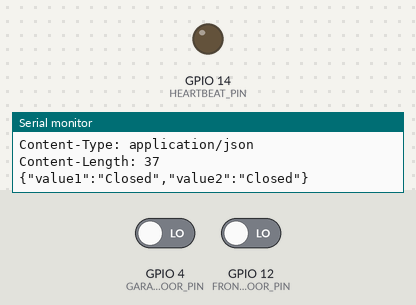
The sketch below on a simulated ESP8266 (Wemos D1 mini). On the bench: output pins drawn as LEDs (lit = HIGH), the last lines printed to the serial monitor. Inputs (shaded band) come from the test bench; at power-on: GPIO 4 (GARAGE_DOOR_PIN) LOW, GPIO 12 (FRONT_DOOR_PIN) LOW. WiFi joins after 1.5 s; servers stay silent unless stated.

Above: at 2.9 s.
3.0 s: GPIO 4 (GARAGE_DOOR_PIN) driven HIGH
At 3.0 s:
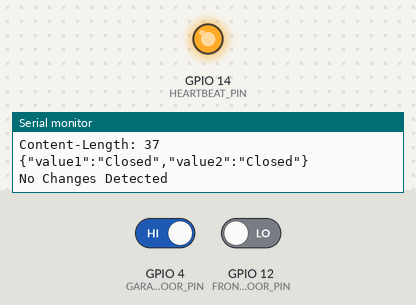
6.6 s: GPIO 12 (FRONT_DOOR_PIN) driven HIGH
9.8 s: GPIO 4 (GARAGE_DOOR_PIN) driven LOW
Timing chart, 0 to 19.0 s (numbered marks = the images above; inputs shaded):
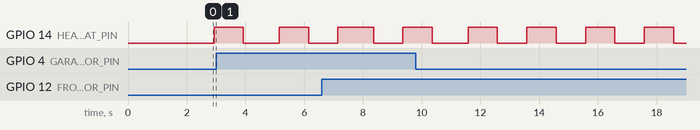

Measured:
- by itself, GPIO 14 (HEARTBEAT_PIN): repeats every 2.0 s: HIGH 1.0 s, LOW 1.0 s

The sketch:

ESP8266_To_IFTTT_Tutorial.ino
```cpp
//Source: https://github.com/mylob/ESP-To-IFTTT
#include <ESP8266WiFi.h>
#include <arduino.h>
#include "DataToMaker.h"

#define SERIAL_DEBUG // Uncomment this to dissable serial debugging

// define gpio pins here:
#define NUMBER_OF_SENSORS 2 // THIS MUST MATCH THE NUMBER OF SENSORS IN THE SENSOR ARRAY / NO MORE THAN 3

#define FRONT_DOOR_PIN  12  // GPIO12
#define GARAGE_DOOR_PIN 4   // GPIO4
// pin for heatbeat LED
#define HEARTBEAT_PIN   14  // GPIO14

#define PROGAMMING_LED  2   // A tiny blue LED next to the WiFi antenna, connected to GPIO#2 (LOW-->On)
#define SCK_LED         14  // An LED connected to SCK/GPIO#14 (for WeMos D1)

// Define program constants

const char* myKey = ""; // your maker key here; the string after https://maker.ifttt.com/use/
const char* wifissid = "";  // your wifi ssid here
const char* wifipass = ""; // your router password here;  // if no SSL, just leave this blank string

// define program values
int sensors[NUMBER_OF_SENSORS] = {FRONT_DOOR_PIN, GARAGE_DOOR_PIN}; // place your defined sensors in the curly braces
String doorStates[2] = {"Closed", "Open"}; // You can change the LOW / HIGH state strings here

//============================================================================
// CREATE a new maker EVENT with the specified name
DataToMaker event(myKey, "ESPMAIL"); // THIS IS EVENT NAME; You can change it!
// When you create an applet, this EVENT name must match with IFTTT!!!
//============================================================================

// LEAVE SET
int pvsValues[NUMBER_OF_SENSORS];
bool connectedToWiFI = false;

void setup()
{
#ifdef SERIAL_DEBUG
  Serial.begin(115200);
  delay(200);
  Serial.println();
#endif

  delay(10); // short delay
  pinMode(HEARTBEAT_PIN, OUTPUT);
  for (int i = 0 ; i < NUMBER_OF_SENSORS ; i++)
  {
    pinMode(sensors[i], INPUT);
    pvsValues[i] = -1; // initialise previous values to -1 to force initial output
  }
  WiFi.mode(WIFI_STA);
  ConnectWifi();
}

void loop() {
  if (wifiConnected)
  {
    if (DetectChange())
    {
      debugln("connecting...");
      if (event.connect())
      {
        debugln("Connected To Maker, Now Trying to Post");
        event.post();
      }
      else debugln("Failed To Connect To Maker!");
    }
    delay(1000); // pause for 1 second
    digitalWrite(HEARTBEAT_PIN, !digitalRead(HEARTBEAT_PIN));
  }
  else
  {
    delay(10 * 1000); // 10 seconds delay before trying to re connect
    ConnectWifi();
  }
}

bool ConnectWifi()
{
  // Connect to WiFi network
  debugln();
  debugln();
  debug("Connecting to ");
  debugln(wifissid);
  unsigned long startTime = millis();
  WiFi.begin(wifissid, wifipass);

  while (WiFi.status() != WL_CONNECTED && startTime + 30 * 1000 >= millis()) {
    delay(500);
    debug(".");
  }
  if (WiFi.status() == WL_CONNECTED)
  {
    debugln("");
    debugln("WiFi connected");
  }
  else
  {
    WiFi.disconnect();
    debugln("");
    debugln("WiFi Timed Out!");
  }
}

bool wifiConnected()
{
  return WiFi.status() == WL_CONNECTED;
}


bool DetectChange()
{
  int val;
  bool changed = false;
  for (int i = 0 ; i < NUMBER_OF_SENSORS ; i++)
  {
    if ((val = digitalRead(sensors[i])) != pvsValues[i])
    {
      pvsValues[i] = val;
      event.setValue(i + 1, doorStates[val]);
      debug("Changes Detected On Value");
      debugln(String(i + 1));
      changed = true;
    }
  }
  if (!changed) debugln("No Changes Detected");
  return changed;
}


void debug(String message)
{
#ifdef SERIAL_DEBUG
  Serial.print(message);
#endif
}

void debugln(String message)
{
#ifdef SERIAL_DEBUG
  Serial.println(message);
#endif
}

void debugln()
{
#ifdef SERIAL_DEBUG
  Serial.println();
#endif
}
```

DataToMaker.h
```cpp
// https://github.com/mylob/ESP-To-IFTTT
#include <Arduino.h>
#include <ESP8266WiFi.h>

#ifndef DataToMaker_h
class DataToMaker
{
  public:
    DataToMaker(const char*, String); // constructor
    bool connect();
    bool setValue(int, String);
    void sendToMaker();
    void post();

  protected: // it is protected because the subclass needs access
    //to max distance!

  private:
    void compileData();
    WiFiClient client;
    const char* privateKey;
    String event;
    String value1, value2, value3 = "";
    bool dataAvailable;
    String postData;
};

DataToMaker::DataToMaker(const char* _privateKey, String _event)
{
  privateKey = _privateKey;
  event = _event;
}

bool DataToMaker::connect()
{
  if (client.connect("maker.ifttt.com", 80))
    return true;
  else return false;
}

void DataToMaker::post()
{
  compileData();
  client.print("POST /trigger/");
  Serial.print("POST /trigger/");
  client.print(event);
  Serial.print(event);
  client.print("/with/key/");
  Serial.print("/with/key/");
  client.print(privateKey);
  Serial.print(privateKey);
  client.println(" HTTP/1.1");
  Serial.println(" HTTP/1.1");

  client.println("Host: maker.ifttt.com");
  Serial.println("Host: maker.ifttt.com");
  client.println("User-Agent: Arduino/1.0");
  Serial.println("User-Agent: Arduino/1.0");
  client.println("Connection: close");
  Serial.println("Connection: close");
  if (dataAvailable)
  { // append json values if available
    client.println("Content-Type: application/json");
    Serial.println("Content-Type: application/json");
    client.print("Content-Length: ");
    Serial.print("Content-Length: ");
    client.println(postData.length());
    Serial.println(postData.length());
    client.println();
    Serial.println();
    client.println(postData);
    Serial.println(postData);
  }
  else
    client.println();
    Serial.println();
}

bool DataToMaker::setValue(int valueToSet, String value)
{
  switch (valueToSet)
  {
    case 1:
      value1 = value;
      break;
    case 2:
      value2 = value;
      break;
    case 3:
      value3 = value;
      break;
    default:
      return false;
      break;
  }
  return true;
}

void DataToMaker::compileData()
{
  if (value1 != "" || value2 != "" || value3 != "")
  {
    dataAvailable = true;
    bool valueEntered = false;
    postData = "{";
    if (value1 != "")
    {
      postData.concat("\"value1\":\"");
      postData.concat(value1);
      valueEntered = true;
    }
    if (value2 != "")
    {
      if (valueEntered)postData.concat("\",");
      postData.concat("\"value2\":\"");
      postData.concat(value2);
      valueEntered = true;
    }
    if (value3 != "")
    {
      if (valueEntered)postData.concat("\",");
      postData.concat("\"value3\":\"");
      postData.concat(value3);
    }
    postData.concat("\"}");
  }
  else dataAvailable = false;
}
#endif
```
